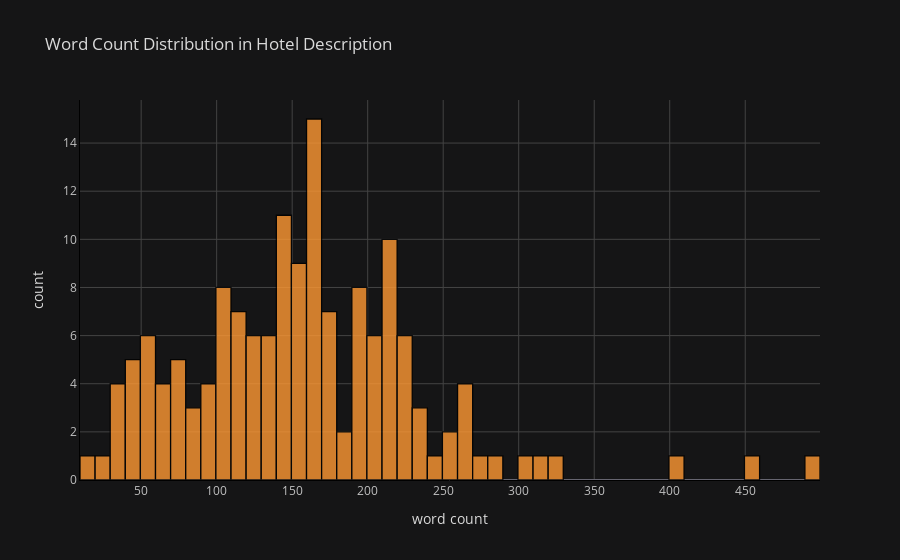

Here is the notebook cell this chart was saved with:
### Code cell
hoteltrain_df['word_count'] = hoteltrain_df['desc'].apply(lambda x: len(str(x).split()))
desc_lengths = list(hoteltrain_df['word_count'])

print("Number of descriptions:",len(desc_lengths),
      "\nAverage word count", np.average(desc_lengths),
      "\nMinimum word count", min(desc_lengths),
      "\nMaximum word count", max(desc_lengths))
hoteltrain_df['word_count'].iplot(
    kind='hist',
    bins = 50,
    linecolor='black',
    xTitle='word count',
    yTitle='count',
    title='Word Count Distribution in Hotel Description')

### Figure 1 — Plotly figure (JSON) as saved in the notebook; plotly's stock layout.template omitted (floating-point values rounded to 4 significant figures; data arrays with more than 128 entries replaced by an {"elided": "..."} marker saying what was removed)
{"data": [{"opacity": 0.8, "name": "word_count", "histnorm": "", "nbinsx": 50, "histfunc": "count", "marker": {"color": "rgba(255, 153, 51, 1.0)", "line": {"color": "#000000", "width": 1.3}}, "x": {"elided": "152 int values"}, "type": "histogram", "orientation": "v"}], "layout": {"xaxis": {"tickfont": {"color": "#C2C2C2"}, "title": {"text": "word count", "font": {"color": "#D9D9D9"}}, "showgrid": true, "zerolinecolor": "#666570", "gridcolor": "#434343", "linecolor": "black"}, "title": {"text": "Word Count Distribution in Hotel Description", "font": {"color": "#D9D9D9"}}, "paper_bgcolor": "#151516", "plot_bgcolor": "#151516", "yaxis": {"tickfont": {"color": "#C2C2C2"}, "title": {"text": "count", "font": {"color": "#D9D9D9"}}, "showgrid": true, "zerolinecolor": "#666570", "gridcolor": "#434343", "linecolor": "black"}, "barmode": "overlay", "legend": {"bgcolor": "#151516", "font": {"color": "#D9D9D9"}}}}
